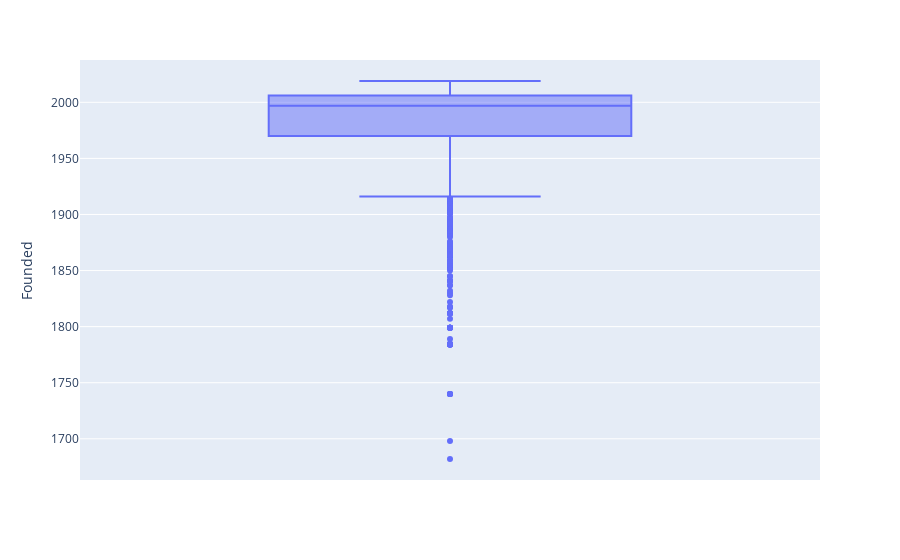

Source (notebook cell):
### Markdown cell above
##

### Code cell
px.box(df,y='Founded')

### Figure 1 — Plotly figure (JSON) as saved in the notebook; plotly's stock layout.template omitted (floating-point values rounded to 4 significant figures; data arrays with more than 128 entries replaced by an {"elided": "..."} marker saying what was removed)
{"data": [{"alignmentgroup": "True", "hovertemplate": "Founded=%{y}<extra></extra>", "legendgroup": "", "marker": {"color": "#636efa"}, "name": "", "notched": false, "offsetgroup": "", "orientation": "v", "showlegend": false, "type": "box", "x0": " ", "xaxis": "x", "y": {"elided": "2252 float values"}, "y0": " ", "yaxis": "y"}], "layout": {"boxmode": "group", "legend": {"tracegroupgap": 0}, "margin": {"t": 60}, "xaxis": {"anchor": "y", "domain": [0, 1]}, "yaxis": {"anchor": "x", "domain": [0, 1], "title": {"text": "Founded"}}}}
